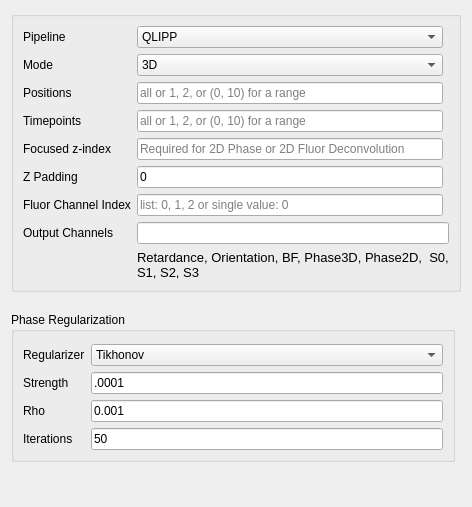
                <widget class="QWidget" name="Processing">
                 <attribute name="title">
                  <string>Processing</string>
                 </attribute>
                 <layout class="QGridLayout" name="gridLayout_16">
                  <property name="verticalSpacing">
                   <number>20</number>
                  </property>
                  <item row="2" column="0" colspan="2">
                   <widget class="QLabel" name="spacer">
                    <property name="text">
                     <string/>
                    </property>
                   </widget>
                  </item>
                  <item row="1" column="0">
                   <widget class="QGroupBox" name="phase">
                    <property name="sizePolicy">
                     <sizepolicy hsizetype="Expanding" vsizetype="Preferred">
                      <horstretch>0</horstretch>
                      <verstretch>0</verstretch>
                     </sizepolicy>
                    </property>
                    <property name="title">
                     <string>Phase Regularization</string>
                    </property>
                    <layout class="QGridLayout" name="gridLayout_23">
                     <property name="topMargin">
                      <number>12</number>
                     </property>
                     <property name="verticalSpacing">
                      <number>6</number>
                     </property>
                     <item row="1" column="1">
                      <widget class="QLineEdit" name="le_phase_strength">
                       <property name="text">
                        <string>.0001</string>
                       </property>
                      </widget>
                     </item>
                     <item row="3" column="1">
                      <widget class="QLineEdit" name="le_itr">
                       <property name="text">
                        <string>50</string>
                       </property>
                       <property name="placeholderText">
                        <string>TV Only</string>
                       </property>
                      </widget>
                     </item>
                     <item row="1" column="0">
                      <widget class="QLabel" name="label_phase_strength">
                       <property name="text">
                        <string>Strength</string>
                       </property>
                      </widget>
                     </item>
                     <item row="0" column="1">
                      <widget class="QComboBox" name="cb_phase_denoiser">
                       <item>
                        <property name="text">
                         <string>Tikhonov</string>
                        </property>
                       </item>
                       <item>
                        <property name="text">
                         <string>TV</string>
                        </property>
                       </item>
                      </widget>
                     </item>
                     <item row="3" column="0">
                      <widget class="QLabel" name="label_itr">
                       <property name="text">
                        <string>Iterations</string>
                       </property>
                      </widget>
                     </item>
                     <item row="2" column="1">
                      <widget class="QLineEdit" name="le_rho">
                       <property name="text">
                        <string>0.001</string>
                       </property>
                       <property name="placeholderText">
                        <string>TV Only</string>
                       </property>
                      </widget>
                     </item>
                     <item row="0" column="0">
                      <widget class="QLabel" name="label_phase_regularizer">
                       <property name="text">
                        <string>Regularizer</string>
                       </property>
                      </widget>
                     </item>
                     <item row="2" column="0">
                      <widget class="QLabel" name="label_phase_rho">
                       <property name="text">
                        <string>Rho</string>
                       </property>
                      </widget>
                     </item>
                    </layout>
                   </widget>
                  </item>
                  <item row="0" column="0" colspan="2">
                   <widget class="QGroupBox" name="groupBox_2">
                    <property name="enabled">
                     <bool>true</bool>
                    </property>
                    <property name="title">
                     <string/>
                    </property>
                    <property name="flat">
                     <bool>false</bool>
                    </property>
                    <layout class="QGridLayout" name="gridLayout_26">
                     <property name="verticalSpacing">
                      <number>6</number>
                     </property>
                     <item row="3" column="0">
                      <widget class="QLabel" name="label_timepoints">
                       <property name="text">
                        <string>Timepoints</string>
                       </property>
                      </widget>
                     </item>
                     <item row="4" column="0">
                      <widget class="QLabel" name="label_focus_zidx">
                       <property name="text">
                        <string>Focused z-index</string>
                       </property>
                      </widget>
                     </item>
                     <item row="0" column="0">
                      <widget class="QLabel" name="label_pipeline">
                       <property name="text">
                        <string>Pipeline</string>
                       </property>
                      </widget>
                     </item>
                     <item row="0" column="1">
                      <widget class="QComboBox" name="cb_method">
                       <item>
                        <property name="text">
                         <string>QLIPP</string>
                        </property>
                       </item>
                       <item>
                        <property name="text">
                         <string>PhaseFromBF</string>
                        </property>
                       </item>
                      </widget>
                     </item>
                     <item row="7" column="1" colspan="2">
                      <widget class="QLineEdit" name="le_output_channels">
                       <property name="sizePolicy">
                        <sizepolicy hsizetype="Expanding" vsizetype="Fixed">
                         <horstretch>0</horstretch>
                         <verstretch>0</verstretch>
                        </sizepolicy>
                       </property>
                       <property name="minimumSize">
                        <size>
                         <width>30</width>
                         <height>0</height>
                        </size>
                       </property>
                       <property name="font">
                        <font>
                         <italic>false</italic>
                         <bold>false</bold>
                        </font>
                       </property>
                       <property name="text">
                        <string/>
                       </property>
                       <property name="placeholderText">
                        <string/>
                       </property>
                      </widget>
                     </item>
                     <item row="4" column="1">
                      <widget class="QLineEdit" name="le_focus_zidx">
                       <property name="text">
                        <string/>
                       </property>
                       <property name="placeholderText">
                        <string>Required for 2D Phase or 2D Fluor Deconvolution</string>
                       </property>
                      </widget>
                     </item>
                     <item row="1" column="0">
                      <widget class="QLabel" name="label_mode">
                       <property name="text">
                        <string>Mode</string>
                       </property>
                      </widget>
                     </item>
                     <item row="1" column="1">
                      <widget class="QComboBox" name="cb_mode">
                       <item>
                        <property name="text">
                         <string>3D</string>
                        </property>
                       </item>
                       <item>
                        <property name="text">
                         <string>2D</string>
                        </property>
                       </item>
                      </widget>
                     </item>
                     <item row="6" column="0">
                      <widget class="QLabel" name="label_fluor_chan">
                       <property name="text">
                        <string>Fluor Channel Index</string>
                       </property>
                      </widget>
                     </item>
                     <item row="2" column="1">
                      <widget class="QLineEdit" name="le_positions">
                       <property name="placeholderText">
                        <string>all or 1, 2, or (0, 10) for a range</string>
                       </property>
                      </widget>
                     </item>
                     <item row="3" column="1">
                      <widget class="QLineEdit" name="le_timepoints">
                       <property name="placeholderText">
                        <string>all or 1, 2, or (0, 10) for a range</string>
                       </property>
                      </widget>
                     </item>
                     <item row="6" column="1">
                      <widget class="QLineEdit" name="le_fluor_chan">
                       <property name="placeholderText">
                        <string>list: 0, 1, 2 or single value: 0</string>
                       </property>
                      </widget>
                     </item>
                     <item row="7" column="0">
                      <widget class="QLabel" name="label_output_channels">
                       <property name="sizePolicy">
                        <sizepolicy hsizetype="Preferred" vsizetype="Fixed">
                         <horstretch>0</horstretch>
                         <verstretch>0</verstretch>
                        </sizepolicy>
                       </property>
                       <property name="text">
                        <string>Output Channels</string>
                       </property>
                      </widget>
                     </item>
                     <item row="8" column="1" colspan="2">
                      <widget class="QLabel" name="label_chan_desc">
                       <property name="sizePolicy">
                        <sizepolicy hsizetype="Preferred" vsizetype="Fixed">
                         <horstretch>0</horstretch>
                         <verstretch>0</verstretch>
                        </sizepolicy>
                       </property>
                       <property name="font">
                        <font>
                         <pointsize>10</pointsize>
                         <italic>false</italic>
                         <bold>false</bold>
                        </font>
                       </property>
                       <property name="text">
                        <string>Retardance, Orientation, BF, Phase3D, Phase2D,  S0, S1, S2, S3</string>
                       </property>
                       <property name="wordWrap">
                        <bool>true</bool>
                       </property>
                      </widget>
                     </item>
                     <item row="2" column="0">
                      <widget class="QLabel" name="label_positions">
                       <property name="text">
                        <string>Positions</string>
                       </property>
                      </widget>
                     </item>
                     <item row="5" column="0">
                      <widget class="QLabel" name="label_pad_z">
                       <property name="sizePolicy">
                        <sizepolicy hsizetype="Fixed" vsizetype="Preferred">
                         <horstretch>0</horstretch>
                         <verstretch>0</verstretch>
                        </sizepolicy>
                       </property>
                       <property name="text">
                        <string>Z Padding</string>
                       </property>
                      </widget>
                     </item>
                     <item row="5" column="1">
                      <widget class="QLineEdit" name="le_pad_z">
                       <property name="sizePolicy">
                        <sizepolicy hsizetype="Preferred" vsizetype="Fixed">
                         <horstretch>0</horstretch>
                         <verstretch>0</verstretch>
                        </sizepolicy>
                       </property>
                       <property name="text">
                        <string>0</string>
                       </property>
                      </widget>
                     </item>
                    </layout>
                   </widget>
                  </item>
                 </layout>
                </widget>
